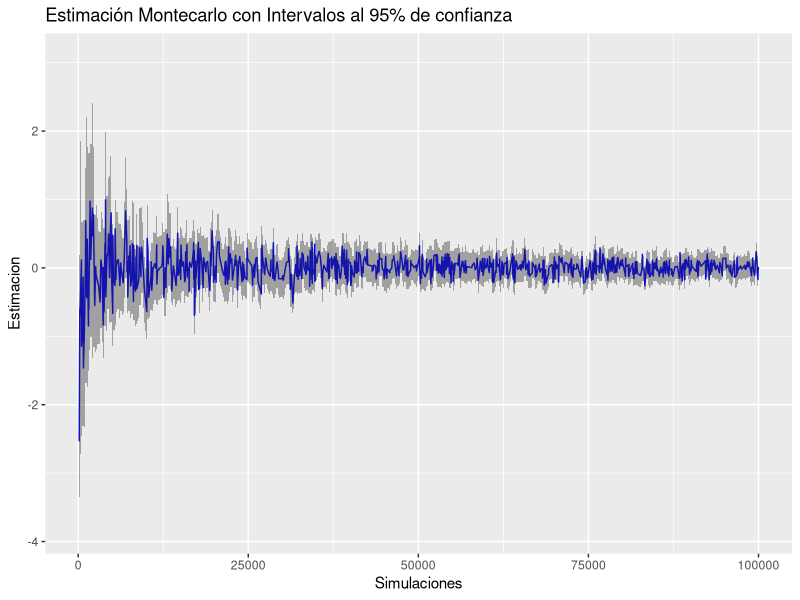

Write R code to recreate this figure.
# Autor: Rodrigo Murillo
# Clave única: 110183
# 
# Programa para resolver una integral definida usando simulación de uniformes y Montecarlo.
#
# In: 
#     [a, b]: intervalo de integración
#     g: función a integrar
#     alpha: confianza de los intervalos
#
#-------------------------------------------
a = 0
b = 1
g = function(x) (log(1/x))^3 - factorial(3)
alpha = 0.05
n_sim = 1000
#-------------------------------------------
library(ggplot2)
cont = 1


result = replicate(n_sim, {
  #n = cont * 10
  n = floor(runif(1 ,1, 10e4))
  g_x = g (runif(n, min=a, max=b))
  est = mean(g_x)
  CI = est + c(-1,1)*qnorm(1-alpha/2)*sqrt(var(g_x)/n)
  #result[cont,] = c(n,est,CI[1],CI[2])
  cont = cont+1
  (c(n,est,CI[1],CI[2]))
})

result = as.data.frame(t(result))
names(result) = c("Simulaciones","Estimacion","IC_Inferior","IC_Superior")

p1 = ggplot(result, aes(x=Simulaciones,y=Estimacion)) + 
  ggtitle(paste("Estimación Montecarlo con Intervalos al ",(1-alpha)*100,"% de confianza", sep="")) +
  geom_line(aes(y = Estimacion), colour = "blue") +
  geom_ribbon(aes(ymin = IC_Inferior, ymax = IC_Superior), alpha = 0.4)
  #geom_smooth(aes(y=Estimacion, ymin = IC_Inferior, ymax = IC_Superior), stat = "identity")
        
